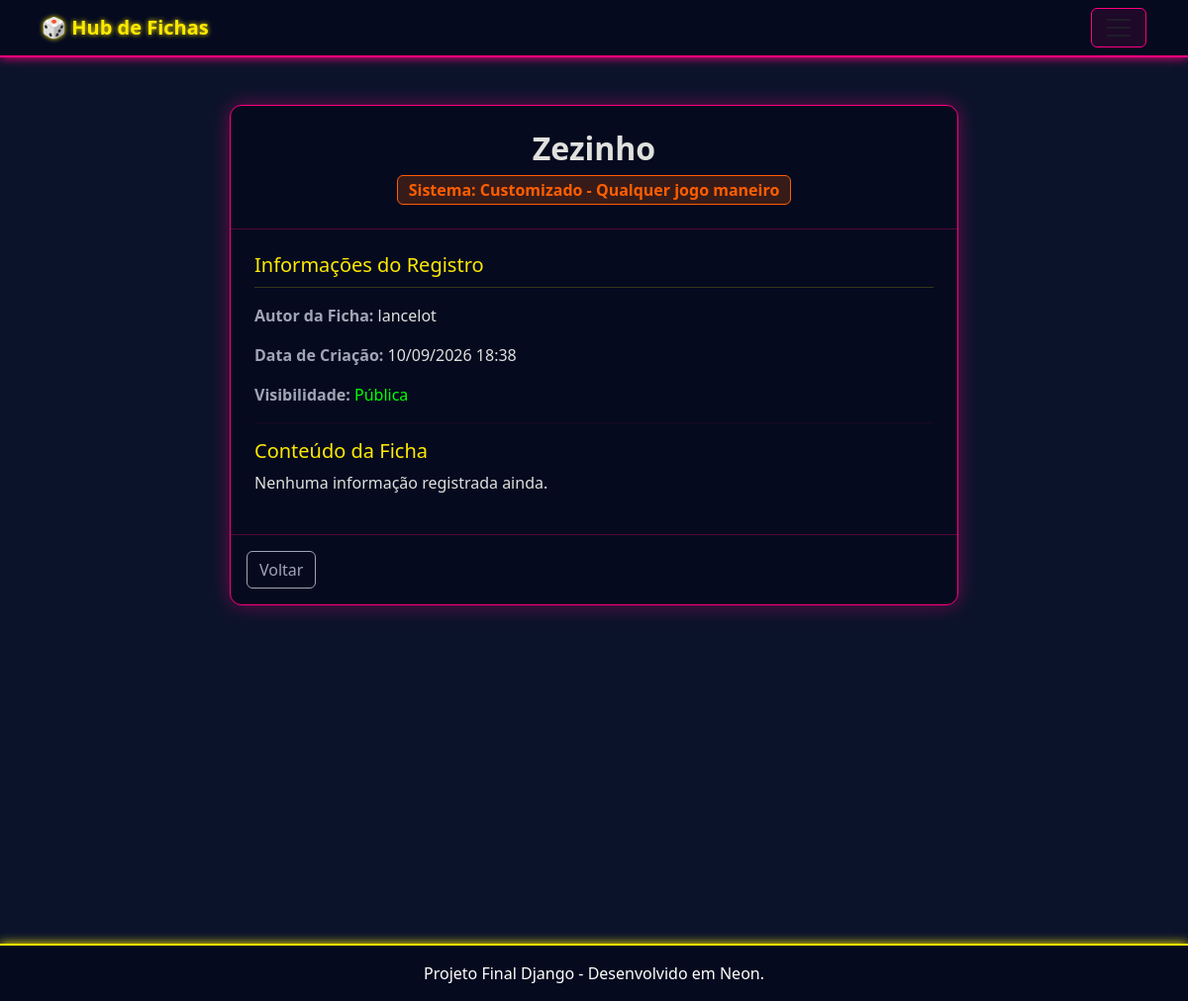
Page /ficha/4/ on the committed database.
### fichas/models.py (models this page shows, shortened)
class Ficha(models.Model):
    nome_personagem = models.CharField(max_length=150)
    nome_jogo_customizado = models.CharField(
        max_length=100,
        blank=True,
        null=True,
        help_text="Preencha se o Template for 'Customizado'"
    )
    is_publica = models.BooleanField(default=False, help_text="Marque para expor na plataforma")
    template = models.ForeignKey(TemplateJogo, on_delete=models.CASCADE)
    autor = models.ForeignKey(User, on_delete=models.CASCADE)
    data_criacao = models.DateTimeField(auto_now_add=True)

class TemplateJogo(models.Model):
    nome = models.CharField(max_length=100, help_text="Ex: D&D, Zenless Zone Zero, Customizado")
    descricao = models.TextField(blank=True, null=True)

### fichas/views.py (the view)
# urls.py: path('ficha/<int:id>/', views.detalhes_ficha, name='detalhes_ficha'),
def detalhes_ficha(request, id):
    ficha = get_object_or_404(Ficha, id=id)
    return render(request, 'fichas/detalhes_ficha.html', {'ficha': ficha})

### fichas/templates/fichas/detalhes_ficha.html (shortened to what this page needs)
{% extends 'fichas/base.html' %}
{% block conteudo %}
<div class="row justify-content-center mt-5">
    <div class="col-md-8">
        <div class="card" style="background-color: #050a1f; border: 1px solid #ff007f; box-shadow: 0 0 20px rgba(255, 0, 127, 0.4); border-radius: 12px;">
            <div class="card-header text-center py-4" style="border-bottom: 1px solid rgba(255, 0, 127, 0.3);">
                <h2 class="mb-2" style="color: #e0e1dd; font-weight: bold;">{{ ficha.nome_personagem }}</h2>
                <span class="badge fs-6" style="background-color: rgba(255, 94, 0, 0.2); color: #ff5e00; border: 1px solid #ff5e00;">
                    Sistema: {{ ficha.template.nome }}
                    {% if ficha.nome_jogo_customizado %} - {{ ficha.nome_jogo_customizado }}{% endif %}
                </span>
            </div>
            <div class="card-body p-4" style="color: #a0a5b5;">
                <h5 style="color: #ffea00; border-bottom: 1px solid rgba(255, 234, 0, 0.2); padding-bottom: 10px;">Informações do Registro</h5>
                <p class="mt-3"><strong>Autor da Ficha:</strong> <span style="color: #e0e1dd;">{{ ficha.autor.username }}</span></p>
                <p><strong>Data de Criação:</strong> <span style="color: #e0e1dd;">{{ ficha.data_criacao|date:"d/m/Y H:i" }}</span></p>
                <p><strong>Visibilidade:</strong>
                    {% if ficha.is_publica %}
                        <span style="color: #00ff00;">Pública</span>
                    {% else %}
                        <span style="color: #ff003c;">Privada</span>
                    {% endif %}
                </p>
                <hr style="border-color: rgba(255, 0, 127, 0.3);">
                <h5 style="color: #ffea00;">Conteúdo da Ficha</h5>
                <p style="color: #e0e1dd; white-space: pre-line;">{{ ficha.historia_e_status|default:"Nenhuma informação registrada ainda." }}</p>
            </div>
            <div class="card-footer text-center py-3 d-flex justify-content-between" style="border-top: 1px solid rgba(255, 0, 127, 0.3);">
                <a href="{% url 'home' %}" class="btn" style="color: #a0a5b5; border: 1px solid #a0a5b5;">Voltar</a>
            </div>
        </div>
    </div>
</div>
{% endblock %}

### fichas/templates/fichas/base.html (style rules this page uses)
body { background-color: #0b132b; color: #e0e1dd; }

### rows in the picture
Ficha: nome_personagem "Zezinho", template.nome "Customizado", nome_jogo_customizado "Qualquer jogo maneiro", autor.username "lancelot", data_criacao "10/09/2026 18:38"

### other values in the picture
{{ ficha.historia_e_status|default:"Nenhuma informação registrada ainda." }} "Nenhuma informação registrada ainda."
